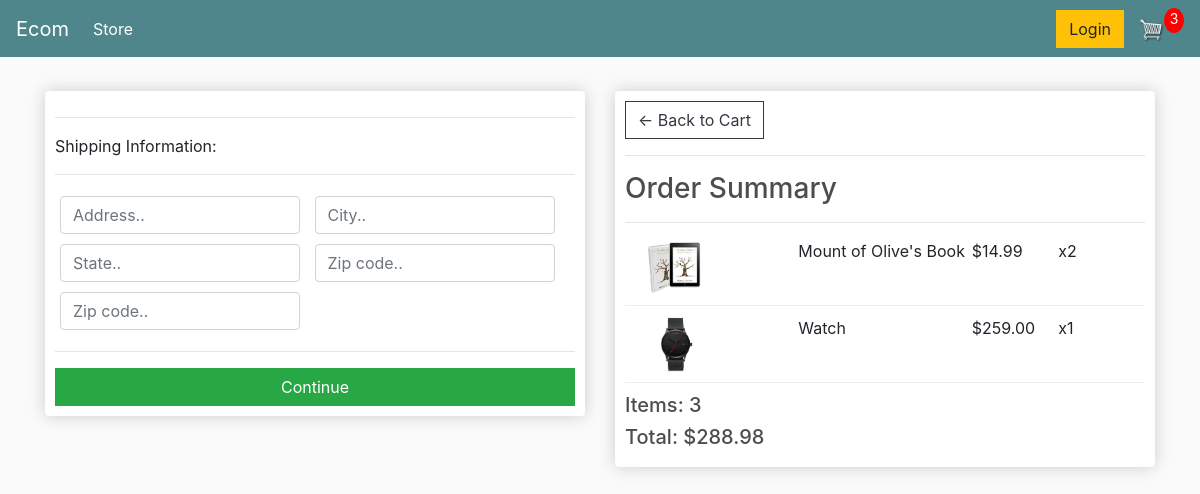
Before: /checkout/ (signed in) with the older database file.
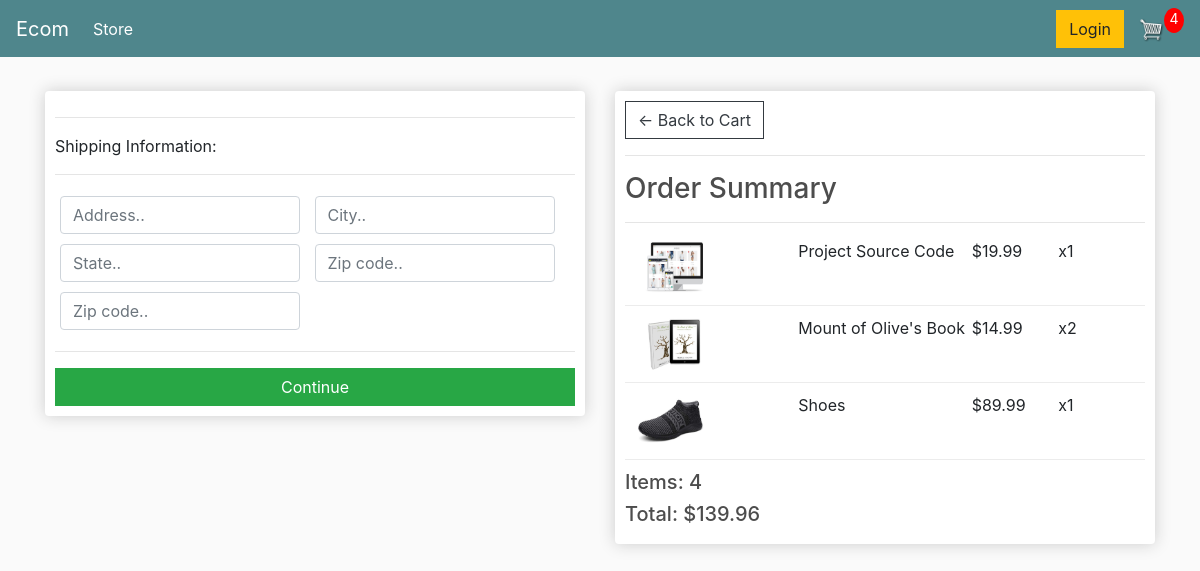
After: the same page with the newer database file.
### store/models.py (models this page shows, shortened)
class OrderItem(models.Model):
	product = models.ForeignKey(Product, on_delete=models.SET_NULL, null=True)
	order = models.ForeignKey(Order, on_delete=models.SET_NULL, null=True)
	quantity = models.IntegerField(default=0, null=True, blank=True)
	date_added = models.DateTimeField(auto_now_add=True)
	@property
	def get_total(self):
		total = self.product.price * self.quantity
		return total

class Product(models.Model):
	name = models.CharField(max_length=200)
	price = models.FloatField()
	digital = models.BooleanField(default=False,null=True, blank=True)
	image = models.ImageField(null=True, blank=True)
	@property
	def imageURL(self):
		try:
			url = self.image.url
		except:
			url = ''
		return url

class Order(models.Model):
	customer = models.ForeignKey(Customer, on_delete=models.SET_NULL, null=True, blank=True)
	date_ordered = models.DateTimeField(auto_now_add=True)
	complete = models.BooleanField(default=False)
	transaction_id = models.CharField(max_length=100, null=True)
	@property
	def shipping(self):
		shipping = False
		orderitems = self.orderitem_set.all()
		for i in orderitems:
			if i.product.digital == False:
				shipping = True
		return shipping
	@property
	def get_cart_total(self):
		orderitems = self.orderitem_set.all()
		total = sum([item.get_total for item in orderitems])
		return total
	@property
	def get_cart_items(self):
		orderitems = self.orderitem_set.all()
		total = sum([item.quantity for item in orderitems])
		return total

### store/views.py (the view)
# urls.py: path('checkout/', views.checkout, name="checkout"),
def checkout(request):
	data = cartData(request)
	cartItems = data['cartItems']
	order = data['order']
	items = data['items']
	context = {'items':items, 'order':order, 'cartItems':cartItems}
	return render(request, 'store/checkout.html', context)

### store/utils.py (called while the page is built)
def cartData(request):
	if request.user.is_authenticated:
		customer = request.user.customer
		order, created = Order.objects.get_or_create(customer=customer, complete=False)
		items = order.orderitem_set.all()
		cartItems = order.get_cart_items
	else:
		cookieData = cookieCart(request)
		cartItems = cookieData['cartItems']
		order = cookieData['order']
		items = cookieData['items']
	return {'cartItems':cartItems ,'order':order, 'items':items}

### store/templates/store/checkout.html (shortened to what this page needs)
{% extends 'store/main.html' %}
{% load static %}
{% block content %}
     <div class="row">
		<div class="col-lg-6">
			<div class="box-element" id="form-wrapper">
				<form id="form">
					<div id="shipping-info">
						<hr>
						<p>Shipping Information:</p>
						<hr>
						<div class="form-field">
							<input class="form-control" type="text" name="address" placeholder="Address..">
						</div>
						<div class="form-field">
							<input class="form-control" type="text" name="city" placeholder="City..">
						</div>
						<div class="form-field">
							<input class="form-control" type="text" name="state" placeholder="State..">
						</div>
						<div class="form-field">
							<input class="form-control" type="text" name="zipcode" placeholder="Zip code..">
						</div>
						<div class="form-field">
							<input class="form-control" type="text" name="country" placeholder="Zip code..">
						</div>
					</div>
					<hr>
					<input id="form-button" class="btn btn-success btn-block" type="submit" value="Continue">
				</form>
			</div>
			<br>
		</div>
		<div class="col-lg-6">
			<div class="box-element">
				<a  class="btn btn-outline-dark" href="{% url 'cart' %}">&#x2190; Back to Cart</a>
				<hr>
				<h3>Order Summary</h3>
				<hr>
				{% for item in items %}
				<div class="cart-row">
					<div style="flex:2"><img class="row-image" src="{{item.product.imageURL}}"></div>
					<div style="flex:2"><p>{{item.product.name}}</p></div>
					<div style="flex:1"><p>${{item.product.price|floatformat:2}}</p></div>
					<div style="flex:1"><p>x{{item.quantity}}</p></div>
				</div>
				{% endfor %}
				<h5>Items:   {{order.get_cart_items}}</h5>
				<h5>Total:   ${{order.get_cart_total|floatformat:2}}</h5>
			</div>
		</div>
	</div>
{% endblock content %}

Changed rows visible on the page:
removed OrderItem: product.imageURL (picture), product.name "Watch", product.price "259.00", quantity "1"
no longer on this page (row edited): Order: get_cart_items "3", get_cart_total "288.98"
added OrderItem: product.imageURL (picture), product.name "Project Source Code", product.price "19.99", quantity "1"
added OrderItem: product.imageURL (picture), product.name "Shoes", product.price "89.99", quantity "1"
added Order: get_cart_items "4", get_cart_total "139.96"
Other visible differences:
{{ cartItems }}: "3" → "4"
